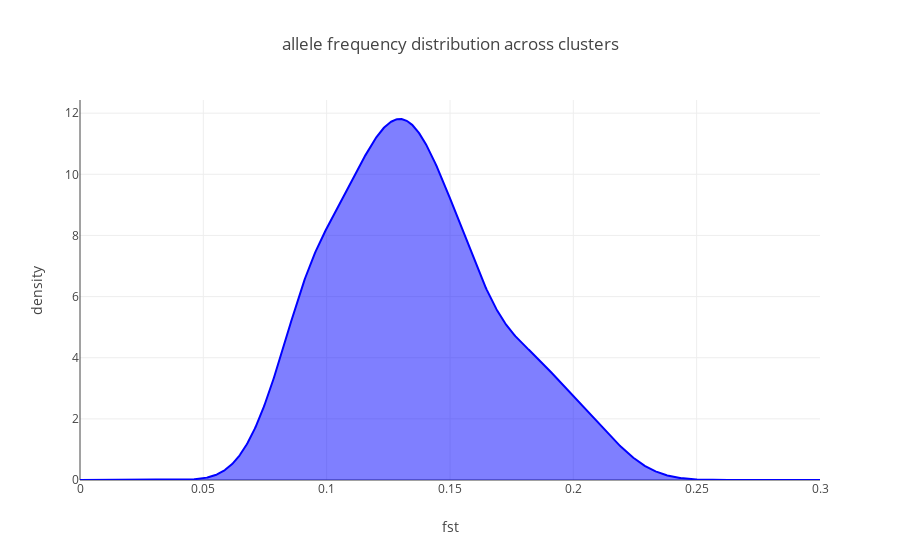

Notebook source saved alongside this figure:
### Markdown cell above
- **ii.** Fst across data sets

### Code cell
iplot(fst_fig)

### Figure 1 — Plotly figure (JSON) as saved in the notebook; plotly's stock layout.template omitted (floating-point values rounded to 4 significant figures; data arrays with more than 128 entries replaced by an {"elided": "..."} marker saying what was removed)
{"data": [{"fill": "tozeroy", "line": {"color": "blue", "width": 2}, "mode": "lines", "name": "mRNA pVal", "type": "scatter", "uid": "ab2efab4-1d63-4d5f-9a8b-b2364c49ff4d", "x": {"elided": "1000 float values"}, "y": {"elided": "1000 float values"}}], "layout": {"title": "allele frequency distribution across clusters", "xaxis": {"title": "fst"}, "yaxis": {"title": "density"}}}
